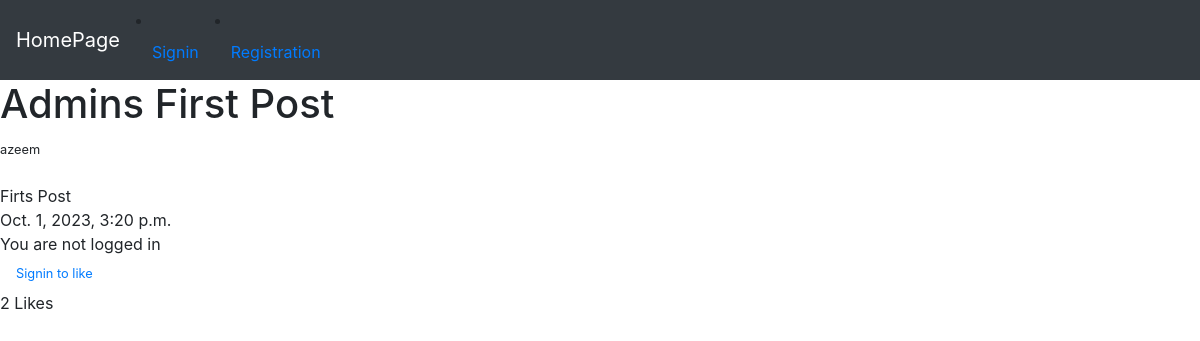
Page /app/article/1 on the committed database.
### app/models.py (models this page shows)
class Post(models.Model):
    Title = models.CharField(max_length=100,null=True)
    Description = models.CharField(max_length=500,null=True)
    created_at = models.DateTimeField(auto_now_add=True)
    title_tag = models.CharField(max_length=255,null=True)
    author = models.ForeignKey(User, on_delete=models.CASCADE,null=True)
    category = models.CharField(max_length=255, default='uncategorised',null=True)
    likes = models.ManyToManyField(User, related_name='blog_post')
    def total_likes(self):
        return self.likes.count()

### app/views.py (the view)
# urls.py: path('article/<int:pk>',Article_View.as_view(),name='article-detail'),
class Article_View(DetailView):
    model = Post
    template_name = 'app/articleview.html'
    def get_context_data(self, *args, **kwargs):
        cat_menu = Post.objects.all()
        context = super(Article_View, self).get_context_data(*args, **kwargs)
        stuff = get_object_or_404(Post, id=self.kwargs['pk'])
        total_likes = stuff.total_likes()
        liked = False
        if stuff.likes.filter(id=self.request.user.id).exists():
            liked = True
        context["cat_menu"] = cat_menu
        context["total_likes"] = total_likes
        context["liked"] = liked
        return context

### templates/app/articleview.html (shortened to what this page needs)
<!DOCTYPE html>
{% extends 'app/base.html' %}
{% block content %}
<h1>{{ post.Title }}</h1>
<small>{{ post.author }}</small><br>
<br>
{{ post.Description }} <br>
{{ post.created_at }} <br/>
{% if user.is_authenticated %}
    <a href="{% url 'addpost' %}">Add Post</a>
    <a href="{% url 'logout' %}">Logout</a>
{% else %}
    You are not logged in
{% endif %}
<form action="{% url 'like_post' post.pk %}" method="POST">
    {% if user.is_authenticated %}
        {% if liked %}
            <button type="submit", name="post_id", value="{{ post.id }}", class="btn btn-danger btn-sm">Unlike</button>
        {% else %}
            <button type="submit", name="post_id", value="{{ post.id }}", class="btn btn-primary btn-sm">Like</button>
        {% endif %}
    {% else %}
    <small><a class="nav-link" href="{% url 'signin' %}">Signin to like</a></small>
    {% endif %}
            {{ total_likes }} Likes
</form>
{% endblock %}

### rows in the picture
Post: Title "Admins First Post", author "azeem", Description "Firts Post", created_at "Oct. 1, 2023, 3:20 p.m."

### other values in the picture
{{ total_likes }} "2"
